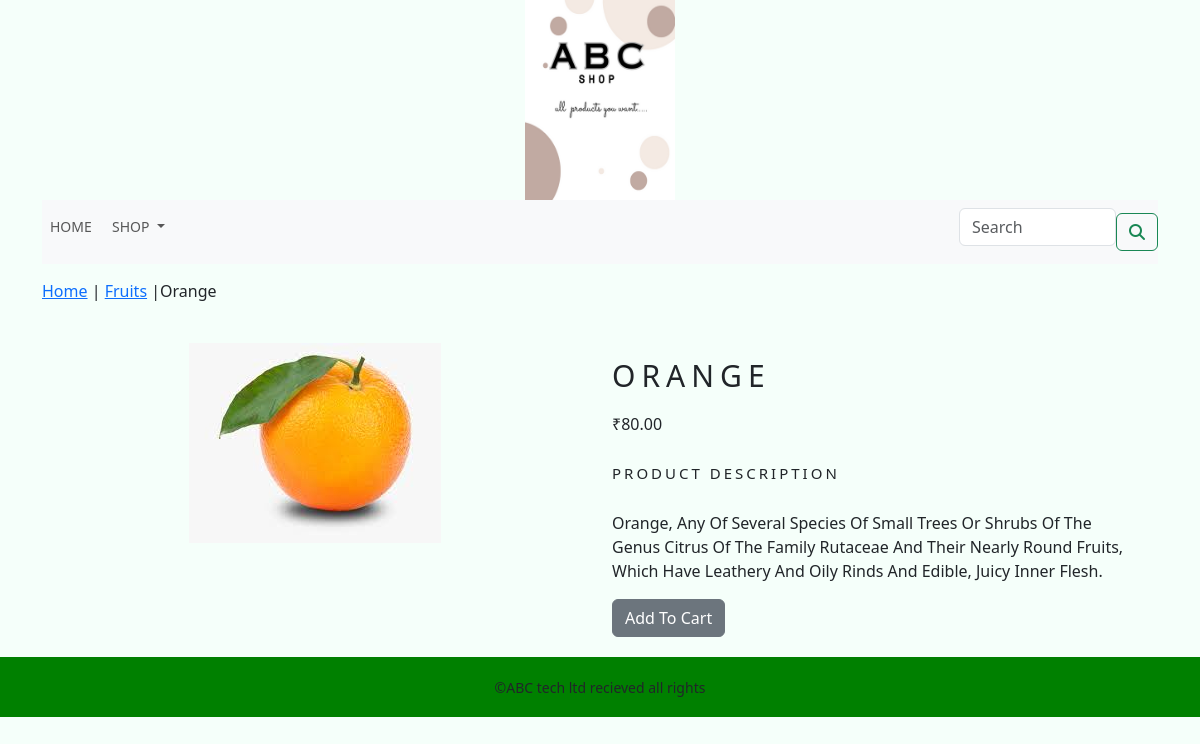
Screenshot of /shop/fruits/orange/ with the database file from the repository.
### shop/models.py (models this page shows, shortened)
class Product(models.Model):
    name=models.CharField(max_length=250,unique=True)
    slug=models.SlugField(max_length=250,unique=True)
    description=models.TextField(blank=True)
    price=models.DecimalField(max_digits=10,decimal_places=2)
    category=models.ForeignKey(Category,on_delete=models.CASCADE)
    image=models.ImageField(upload_to='product',blank=True)
    stock=models.IntegerField()
    available=models.BooleanField(default=True)
    created=models.DateTimeField(auto_now_add=True)
    updated=models.DateTimeField(auto_now=True)
    class Meta:
        ordering=('name',)
        verbose_name='product'
        verbose_name_plural = 'products'

class Category(models.Model):
    name=models.CharField(max_length=250,unique=True)
    slug=models.SlugField(max_length=250,unique=True)
    description=models.TextField(blank=True)
    image=models.ImageField(upload_to='category',blank=True)
    class Meta:
        ordering=('name',)
        verbose_name='category'
        verbose_name_plural='categories'
    def get_url(self):
        return reverse('shop:products_by_category',args=[self.slug])
    def __str__(self):
        return '{}'.format(self.name)

### shop/views.py (the view)
# urls.py: path('<slug:c_slug>/<slug:product_slug>/',views.proDetails,name='prodCatDetails'),
def proDetails(request,c_slug,product_slug):
    try:
        products=Product.objects.get(category__slug=c_slug,slug=product_slug)
    except Exception as e:
        raise e
    return render(request,'products.html',{'products':products})

### cart/context_processors.py (called while the page is built)
def counter(request):
    item_count=0
    if 'admin' in request.path:
        return {}
    else:
        try:
            cart=Cart.objects.filter(cart_id=_cart_id(request))
            cart_items=CartItem.objects.all().filter(cart=cart[:1])
            for cart_item in cart_items:
                item_count += cart_item.quantity
        except Cart.DoesNotExist:
            item_count=0
    return dict(item_count=item_count)

### cart/views.py (called while the page is built)
def _cart_id(request):
    cart=request.session.session_key
    if not cart:
        cart=request.session.create()
    return cart

### shop/context_processors.py (called while the page is built)
def menu_links(request):
    links=Category.objects.all()
    return dict(links=links)

### templates/products.html (shortened to what this page needs)
{% extends 'base.html' %}
{% load static %}
{% block content %}
<div class="row my_prod_row_class">
    <div class="mx_auto">
        <p><a href="{% url 'shop:allProdCat' %}">Home</a> | <a href="{{products.category.get_url}}">{{products.category}}</a> |{{products.name}} </p>
    </div>
<div class="container">
 <br>
 <div class="row">
    <div class="col-12 col-sm-12 col-md-12 col-lg-6 text-center">
        <div style="min-width:18rem;">
            <img src="{{products.image.url}}" alt="{{products.name}}">
        </div>
    </div>
        <div class="col-12 col-sm-12 col-md-12 col-lg-6">
            <div>
            <h1 class="my_prod_title">{{products.name}}</h1>
            <p>₹{{products.price}}</p>
            <p class="my_title">Product Description</p>
             <p class="text-justify my_prod_text">{{products.description}}</p>
            {% if products.stock <= 0 %}
            <p class="text-justify my_prod_text"><b>Out Of Stock</b></p>
            {% else %}
            <a class="btn btn-secondary" href="{% url 'cart:add_cart' product_id=products.id %}">Add To Cart</a>
            {% endif %}
        </div>
    </div>
    </div>
</div>
</div>
{% endblock %}

### static/css/custom.css (style rules this page uses)
body { font-family: 'Titillium Web', sans-serif; }
.my_prod_row_class { padding-top:15px; padding-bottom:20px; }
.my_title { font-size:15px; text-transform:uppercase; letter-spacing:.2em; padding-top:10px; padding-bottom:10px; }
.my_prod_title { font-size:30px; text-transform:uppercase; letter-spacing:.2em; padding-top:15px; padding-bottom:10px; }
.my_prod_text { padding-right:20px; text-transform:capitalize; }

### rows the page displays
Product: category "Fruits", name "Orange", image (picture), name "ORANGE", price "80.00", description "Orange, Any Of Several Species Of Small Trees Or Shrubs Of The Genus Citrus Of The Family Rutaceae And Their Nearly Round Fruits, Which Have Leathery And Oily Rinds And Edible, Juicy Inner Flesh."
